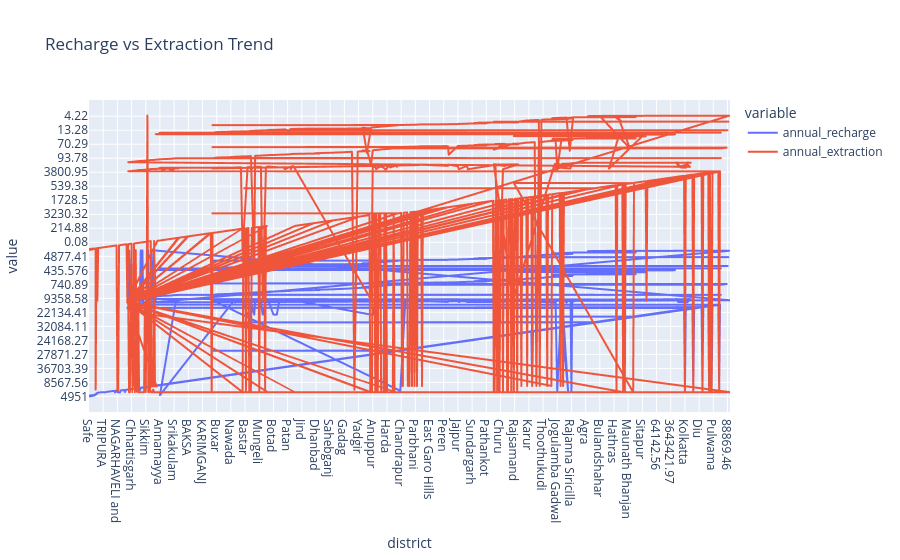

Notebook source saved alongside this figure:
### Code cell
fig = px.line(df,
            x="district",
            y=["annual_recharge","annual_extraction"],
            title="Recharge vs Extraction Trend")

fig.show()

### Figure 1 — Plotly figure (JSON) as saved in the notebook; plotly's stock layout.template omitted (floating-point values rounded to 4 significant figures; data arrays with more than 128 entries replaced by an {"elided": "..."} marker saying what was removed)
{"data": [{"hovertemplate": "variable=annual_recharge<br>district=%{x}<br>value=%{y}<extra></extra>", "legendgroup": "annual_recharge", "line": {"color": "#636efa", "dash": "solid"}, "marker": {"symbol": "circle"}, "mode": "lines", "name": "annual_recharge", "showlegend": true, "type": "scattergl", "x": {"elided": "2060 str values"}, "xaxis": "x", "y": {"elided": "2060 str values"}, "yaxis": "y"}, {"hovertemplate": "variable=annual_extraction<br>district=%{x}<br>value=%{y}<extra></extra>", "legendgroup": "annual_extraction", "line": {"color": "#EF553B", "dash": "solid"}, "marker": {"symbol": "circle"}, "mode": "lines", "name": "annual_extraction", "showlegend": true, "type": "scattergl", "x": {"elided": "2060 str values"}, "xaxis": "x", "y": {"elided": "2060 str values"}, "yaxis": "y"}], "layout": {"legend": {"title": {"text": "variable"}, "tracegroupgap": 0}, "title": {"text": "Recharge vs Extraction Trend"}, "xaxis": {"anchor": "y", "domain": [0, 1], "title": {"text": "district"}}, "yaxis": {"anchor": "x", "domain": [0, 1], "title": {"text": "value"}}}}
